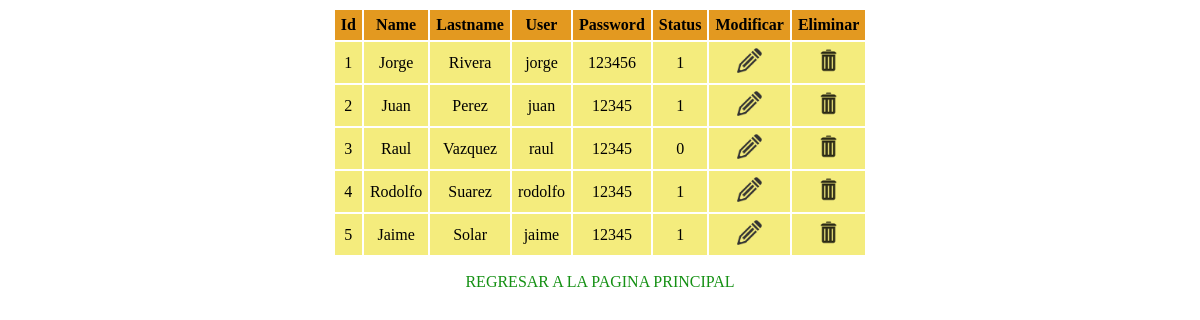
Page /no-rem-reg-rel-tec.php on the committed database.
### tables this page shows
CREATE TABLE IF NOT EXISTS `technicals` (
  `id` int(11) NOT NULL AUTO_INCREMENT,
  `name` varchar(30) NOT NULL,
  `lastname` varchar(30) DEFAULT NULL,
  `user` varchar(20) NOT NULL,
  `password` varchar(20) NOT NULL,
  `status` tinyint(4) NOT NULL,
  PRIMARY KEY (`id`),
  UNIQUE KEY `user_UNIQUE` (`user`)
);

### connect.php (called while the page is built, shortened)
<?php
class connection {
	private $server;
	private $user;
	private $password;
	private $database;
	protected $connection;
	private function getServer() {
		return $this->server;
	}
	private function setServer($server) {
		$this->server = $server;
	}
	private function getUser() {
		return $this->user;
	}
	private function setUser($user) {
		$this->user = $user;
	}
	private function getPassword() {
		return $this->password;
	}
	private function setPassword($password) {
		$this->password = $password;
	}
	private function getDatabase() {
		return $this->database;
	}
	private function setDatabase($database) {
		$this->database = $database;
	}
	public function connect() {
		$this->connection = new mysqli($this->getServer(), $this->getUser(), $this->getPassword(), $this->getDatabase())
		or die($this->connection->connect_error);
	}
}
?>

### functions.php (called while the page is built, shortened)
<?php
include("connect.php");
class functions extends connection {
	public function selectSQL($tab,$ins=array(),$claus) {
		$rows=array();
		if(!empty($ins)) {
			$val=$this->concat($ins);
			$selectSQL="SELECT ".$val[0]." FROM ".$tab." ".$claus;
		} else {
			$selectSQL="SELECT * FROM ".$tab." ".$claus;
		}
		$res=$this->connection->query($selectSQL) or die($this->connection->connect_error);
		while($row=$res->fetch_assoc()) {
			$rows[]=$row;
		}
		return $rows;
	}
}
?>

### no-rem-reg-rel-tec.php (the view, shortened to what this page needs)
<?php
include("functions.php");
$fun=new functions();
$rows=$fun->selectSQL("technicals",array(),"");
?>
<!doctype html>
<html>
<head>
    <link rel="stylesheet" type="text/css" href="css/style.css">
</head>
<body>
    <table>
    <?php
    $flag=true;
    foreach($rows as $row) {
        if($flag) {
            echo "<thead>
                  <tr>";
            foreach($row as $element => $object) {
                echo "<th>".$element."</th>";
            }
            echo "<th>modificar</th>
                  <th>eliminar</th>
                  </tr>
                  </thead>";
            $flag=false;
        }
        echo "<tr>";
        foreach($row as $element => $object) {
            echo "<td>".$object."</td>";
        }
		$flag=true;
		foreach($row as $element => $object) {
			if($flag) {
				echo "<td><a href='edit.php?".$element."=".$object."'><img src='img/edit.png'/></a></td>
					  <td><a href='delete.php?".$element."=".$object."&reg=technicals'><img src='img/delete.png'/></a></td>";
				$flag=false;
			}
		}
		echo "</tr>";
    }
    ?>
    </table>
    <center><p><a href="index.php">REGRESAR A LA PAGINA PRINCIPAL</a></p></center>
</body>
</html>

### css/style.css (style rules this page uses)
a { color: #149013; text-decoration: none; }
img { height: 25px; width: 25px; }
table { margin: 0 auto; text-align: center; }
table thead tr th { background-color: #E39920; border: 2px solid transparent; padding: 4px; text-transform: capitalize; }
table tr td { background-color: #F4EC7D; border: 2px solid transparent; padding: 4px; }

### rows in the picture
technicals: element "Id", element "Name", element "Lastname", element "User", element "Password", element "Status", id "1", name "Jorge", lastname "Rivera", user "jorge", password "123456", status "1"
technicals: id "2", name "Juan", lastname "Perez", user "juan", password "12345", status "1"
technicals: id "3", name "Raul", lastname "Vazquez", user "raul", password "12345", status "0"
technicals: id "4", name "Rodolfo", lastname "Suarez", user "rodolfo", password "12345", status "1"
technicals: id "5", name "Jaime", lastname "Solar", user "jaime", password "12345", status "1"
